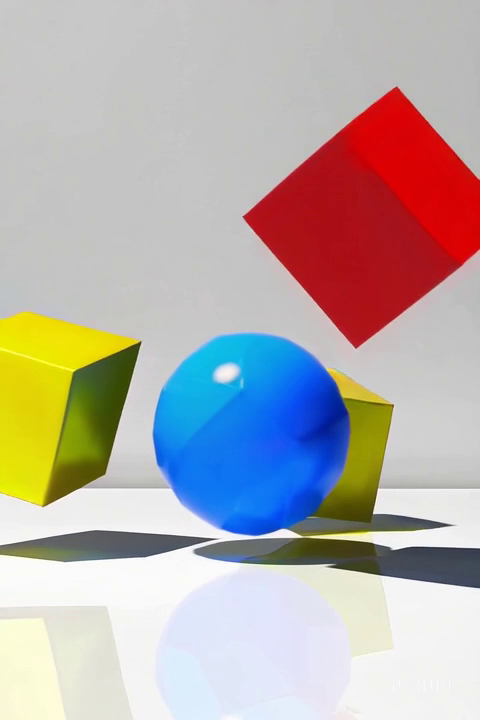
#> input picture frame 15 of Data/sim_data/Shapes1.mp4, 480 x 720 px
$ python differences_motion_detection.py
#> lines starting #> are read from the running program, lines starting #| are printed output that depends on the picture
import cv2
import numpy as np
import os

# --- Parameters ---
video_path = r'./Data/sim_data/Shapes1.mp4'
k = 5           # number of frames back to compare
thresh = 25     # motion threshold
window_name = f"{k}-Step Motion Detection"

# --- Setup ---
cap = cv2.VideoCapture(video_path)
frame_buffer = []

cv2.namedWindow(window_name, cv2.WINDOW_NORMAL)

# --- Main loop ---
while True:
    ret, frame = cap.read()
#> frame is the input picture: shape (720, 480, 3); mean B, G, R 172.2, 174.4, 183.1
    if not ret:
        break

    gray = cv2.cvtColor(frame, cv2.COLOR_BGR2GRAY)
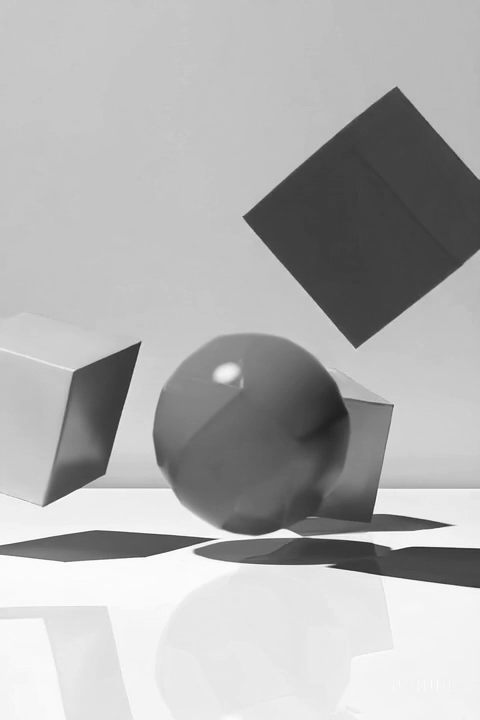
#> gray: shape (720, 480); min 32, max 255, mean 176.8
    frame_buffer.append(gray)

    if len(frame_buffer) > k:
        # keep the buffer with size k!
        frame_buffer.pop(0)

    if len(frame_buffer) < k:
        # buffer not fully filled: show blank or waiting frame
        motion_mask = np.zeros_like(gray)

    else:
        # compare current frame with the one k steps ago
        kstep_diff = cv2.absdiff(frame_buffer[0], gray)
        _, motion_mask = cv2.threshold(kstep_diff, thresh, 255, cv2.THRESH_BINARY)

    cv2.imshow(window_name, motion_mask)

$ run again, starting later in the video
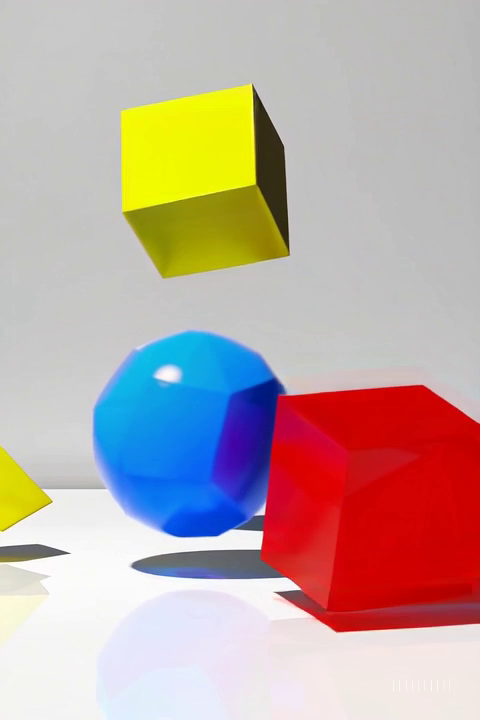
#> input picture frame 67 of Data/sim_data/Shapes1.mp4, 480 x 720 px
#> frame is the input picture: shape (720, 480, 3); mean B, G, R 164.4, 169.1, 189.1
#> `gray = cv2.cvtColor(frame, cv2.COLOR_BGR2GRAY)`:
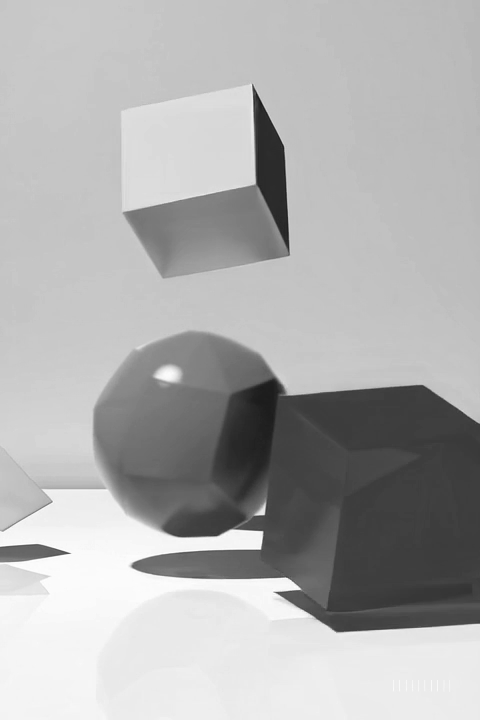
#> gray: shape (720, 480); min 24, max 255, mean 174.6

$ run again, starting later in the video
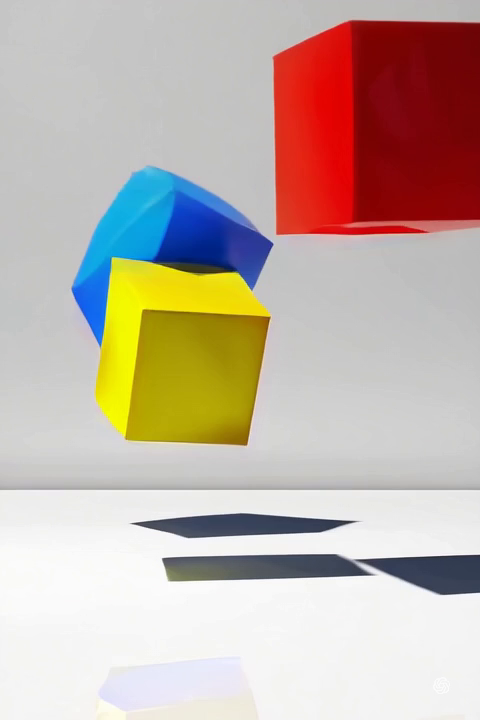
#> input picture frame 120 of Data/sim_data/Shapes1.mp4, 480 x 720 px
#> frame is the input picture: shape (720, 480, 3); mean B, G, R 169.1, 178.9, 194.9
#> `gray = cv2.cvtColor(frame, cv2.COLOR_BGR2GRAY)`:
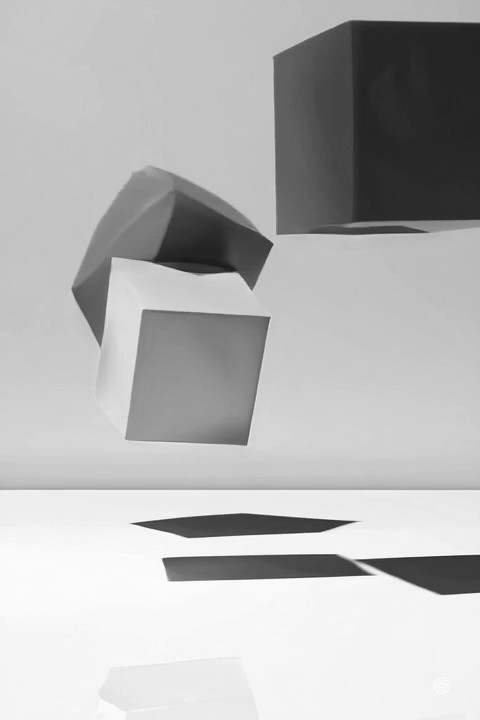
#> gray: shape (720, 480); min 24, max 255, mean 182.6
